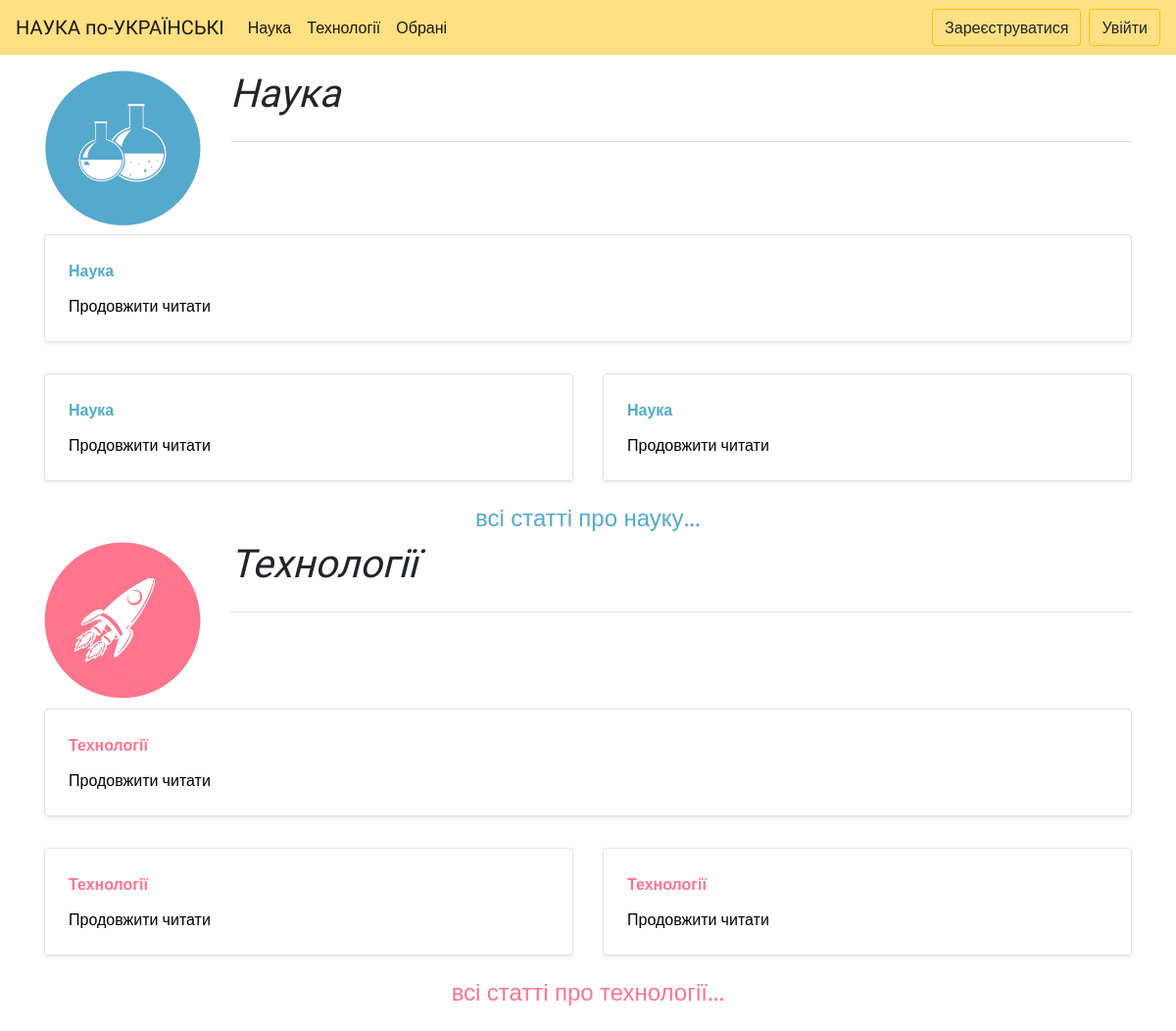
The app's page /, older data.
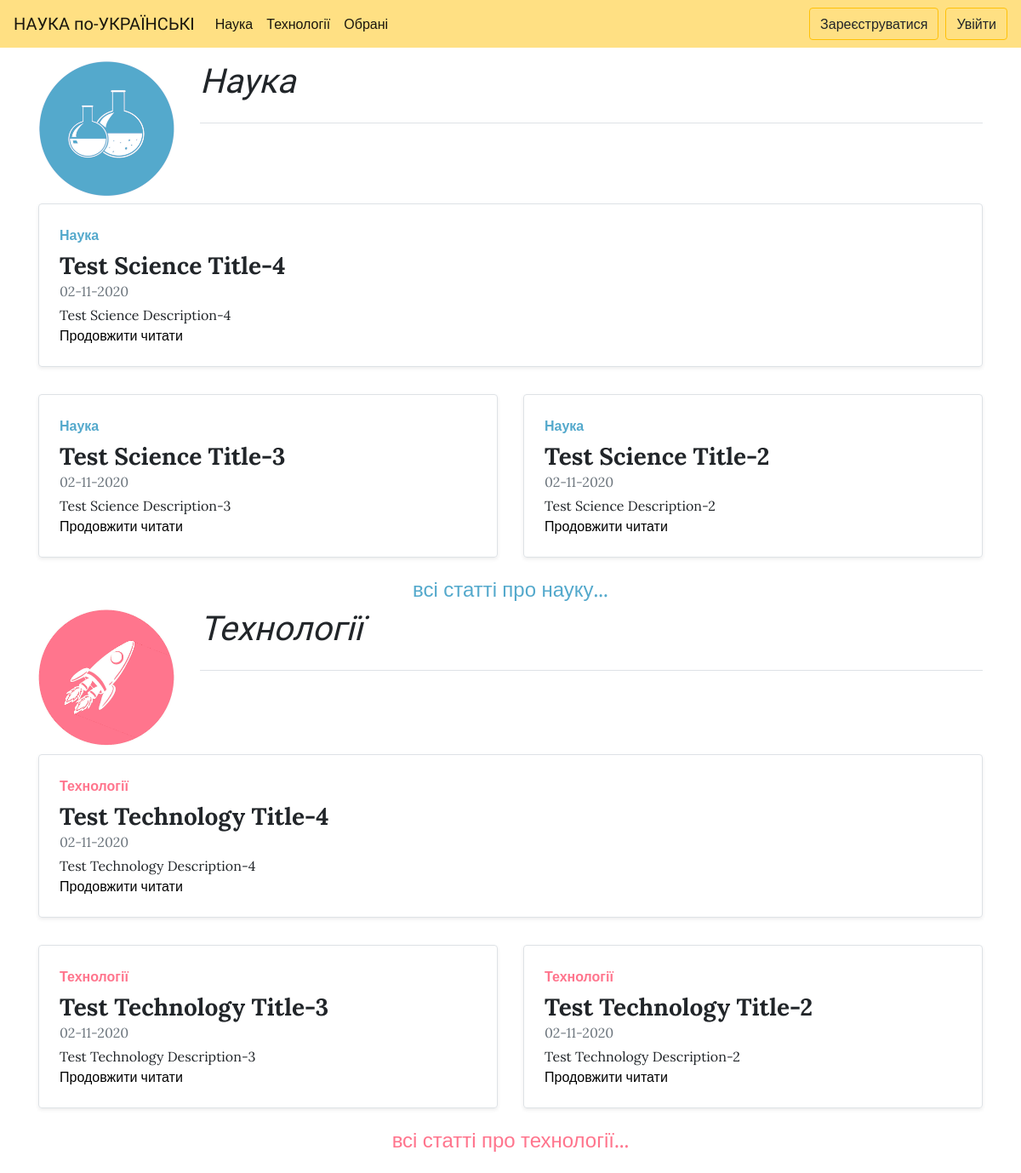
The same page, newer data.
### base/models.py (models this page shows, shortened)
class Article(models.Model):
    title = models.CharField(max_length=200)
    html_title = models.CharField(max_length=200)
    keyword = models.CharField(max_length=200)
    description = models.CharField(max_length=350)
    html_description = models.CharField(max_length=150)
    body = RichTextField(blank=True, null=True)
    creation_date = models.DateTimeField(auto_now_add=True, editable=False)
    modified = models.DateTimeField(auto_now=True)
    slug = models.SlugField(verbose_name='URL', max_length=50, unique=True)
    author = models.ForeignKey(User, on_delete=models.SET_NULL, null=True, related_name='author')
    tag = models.ManyToManyField(Tags)
    favorite = models.ManyToManyField(User)
    section = models.ForeignKey(Section, on_delete=models.SET_NULL, null=True)

### base/views.py (the view)
# urls.py: path('', views.start, name='start'),
def start(request):
    tech_article = Article.objects.filter(section__name__contains='Technology').order_by('-creation_date')[:3]
    sci_article = Article.objects.filter(section__name__contains='Science').order_by('-creation_date')[:3]
    return render(request, 'base/start_page.html', {'tech_article': tech_article, 'sci_article': sci_article})

### templates/base/start_page.html (shortened to what this page needs)
{% extends 'base/index.html' %}
{% block other %}
{% load static %}
  <div class="container">
    <div class="row mb-2 mt-3">
      <div class="col-4 col-md-2">
        <img style="height:100%;  width:100%" src="{% static '/images/science2.png' %}" alt="Зображення символізуюче науку">
      </div>
      <div class="col-8 col-md-10">
        <h1 class="pb-4 mb-4 font-italic border-bottom open_sa_f">
            Наука
        </h1>
      </div>
    </div>
    <div class="row mb-2">
      <div class="col-md-12">
      <div class="row no-gutters border rounded overflow-hidden flex-md-row mb-4 shadow-sm h-md-250 position-relative">
        <div class="col p-4 d-flex flex-column position-static">
          <strong class="d-inline-block mb-2 text-primary">Наука</strong>
          <p class="mb-0 h3"><b>{{sci_article.0.title}}</b></p>
          <div class="mb-1 text-muted">{{sci_article.0.creation_date|date:"d-m-Y"}}</div>
          <p class="card-text mb-auto">{{ sci_article.0.description}}</p>
          <a href="{% url 'art_detail' sci_article.0.slug %}" class="stretched-link">Продовжити читати</a>
        </div>
      </div>
    </div>
    </div>
    <div class="row">
    <div class="col-md-6">
      <div class="row no-gutters border rounded overflow-hidden flex-md-row mb-4 shadow-sm h-md-250 position-relative">
        <div class="col p-4 d-flex flex-column position-static">
          <strong class="d-inline-block mb-2 text-primary">Наука</strong>
          <p class="mb-0 h3"><b>{{sci_article.1.title}}</b></p>
          <div class="mb-1 text-muted">{{sci_article.1.creation_date|date:"d-m-Y"}}</div>
          <p class="card-text mb-auto">{{ sci_article.1.description}}</p>
          <a href="{% url 'art_detail' sci_article.1.slug %}" class="stretched-link">Продовжити читати</a>
        </div>
      </div>
    </div>
    <div class="col-md-6">
      <div class="row no-gutters border rounded overflow-hidden flex-md-row mb-4 shadow-sm h-md-250 position-relative">
        <div class="col p-4 d-flex flex-column position-static">
          <strong class="d-inline-block mb-2 text-primary">Наука</strong>
          <p class="mb-0 h3"><b>{{sci_article.2.title}}</b></p>
          <div class="mb-1 text-muted">{{sci_article.2.creation_date|date:"d-m-Y"}}</div>
          <p class="card-text mb-auto">{{ sci_article.2.description}}</p>
          <a href="{% url 'art_detail' sci_article.2.slug %}" class="stretched-link">Продовжити читати</a>
        </div>
      </div>
    </div>
  </div>
  <h4 style="text-align: center;"><a href="{% url 'science' %}" class="text-primary">всі статті про науку...</a></h4>
  </div>
    <div class="container mb-4">
    <div class="row mb-2">
      <div class="col-4 col-md-2">
        <img style="height:100%;  width:100%" src="{% static '/images/technology2.png' %}" alt="Зображення символізуюче технології">
      </div>
      <div class="col-8 col-md-10">
        <h1 class="pb-4 mb-4 font-italic border-bottom open_sa_f">
            Технології
        </h1>
      </div>
    </div>
    <div class="row mb-2">
      <div class="col-md-12">
      <div class="row no-gutters border rounded overflow-hidden flex-md-row mb-4 shadow-sm h-md-250 position-relative">
        <div class="col p-4 d-flex flex-column position-static">
          <strong class="d-inline-block mb-2 text-success">Технології</strong>
          <p class="mb-0 h3"><b>{{tech_article.0.title}}</b></p>
          <div class="mb-1 text-muted">{{tech_article.0.creation_date|date:"d-m-Y"}}</div>
          <p class="card-text mb-auto">{{ tech_article.0.description}}</p>
          <a href="{% url 'art_detail' tech_article.0.slug %}" class="stretched-link">Продовжити читати</a>
        </div>
      </div>
    </div>
    </div>
    <div class="row">
    <div class="col-md-6">
      <div class="row no-gutters border rounded overflow-hidden flex-md-row mb-4 shadow-sm h-md-250 position-relative">
        <div class="col p-4 d-flex flex-column position-static">
          <strong class="d-inline-block mb-2 text-success">Технології</strong>
          <p class="mb-0 h3"><b>{{tech_article.1.title}}</b></p>
          <div class="mb-1 text-muted">{{tech_article.1.creation_date|date:"d-m-Y"}}</div>
          <p class="card-text mb-auto">{{ tech_article.1.description}}</p>
          <a href="{% url 'art_detail' tech_article.1.slug %}" class="stretched-link">Продовжити читати</a>
        </div>
      </div>
    </div>
    <div class="col-md-6">
      <div class="row no-gutters border rounded overflow-hidden flex-md-row mb-4 shadow-sm h-md-250 position-relative">
        <div class="col p-4 d-flex flex-column position-static">
          <strong class="d-inline-block mb-2 text-success">Технології</strong>
          <p class="mb-0 h3"><b>{{tech_article.2.title}}</b></p>
          <div class="mb-1 text-muted">{{tech_article.2.creation_date|date:"d-m-Y"}}</div>
          <p class="card-text mb-auto">{{ tech_article.2.description}}</p>
          <a href="{% url 'art_detail' tech_article.2.slug %}" class="stretched-link">Продовжити читати</a>
        </div>
      </div>
    </div>
  </div>
  <h4 style="text-align: center;"><a href="{% url 'technology' %}" class="text-success">всі статті про технології...</a></h4>
  </div>
{% endblock %}

### templates/base/index.html (shortened to what this page needs)
<!doctype html>
<html lang="en">
<head>
    <link rel="stylesheet" href="https://stackpath.bootstrapcdn.com/bootstrap/4.5.2/css/bootstrap.min.css">
    {% load static %}
    <link rel="stylesheet" type="text/css" href="{% static '/css/main.css' %}">
</head>
<body>
    <nav class="navbar navbar-expand-md navbar-light " style="background-color: #ffe083;">
      <a href="{% url 'start' %}" class="navbar-brand open_sa_f">
        НАУКА по-УКРАЇНСЬКІ
      </a>
      <div class="collapse navbar-collapse" id="navbarCollapse">
        <ul class="navbar-nav mr-auto">
          <li class="nav-item active">
            <a class="nav-link" href="{% url 'science' %}">Наука</a>
          </li>
          <li class="nav-item active">
            <a class="nav-link" href="{% url 'technology' %}">Технології</a>
          </li>
          <li class="nav-item active">
            <a class="nav-link" href="{% url 'favorites' %}">Обрані</a> </li>
        </ul>
        <form class="form-inline mt-2 mt-md-0">
          {% if user.is_authenticated %}
          <span style="color: black; margin-right: 15px;" class="navbar-text">
            {{ user.username }}
          </span>
          <a class="btn btn-warning" href="{% url 'logout' %}" role="button">Вийти</a>
          {% else %}
          <a class="btn btn-warning" href="{% url 'register' %}" role="button">Зареєструватися</a>
          <a class="btn btn-warning ml-2" href="{% url 'login' %}" role="button">Увійти</a>
          {% endif %}
        </form>
      </div>
    </nav>
{% block other %}{% endblock %}
</body>
</html>

### static/css/main.css (style rules this page uses)
p { word-wrap:break-word; }
a { color: black; }
body { font-family: 'Lora', sans-serif !important; }
.open_sa_f { font-family: 'Montserrat Alternates', sans-serif !important; }
.btn-warning { background-color: #ffe083; }
.text-primary { color: #54A9CC!important; }
.text-success { color: #FF758D!important; }

Row changes from the older to the newer data that the page shows:
added Article: title "Test Science Title-4", creation_date "02-11-2020", description "Test Science Description-4"
added Article: title "Test Science Title-3", creation_date "02-11-2020", description "Test Science Description-3"
added Article: title "Test Science Title-2", creation_date "02-11-2020", description "Test Science Description-2"
added Article: title "Test Technology Title-4", creation_date "02-11-2020", description "Test Technology Description-4"
added Article: title "Test Technology Title-3", creation_date "02-11-2020", description "Test Technology Description-3"
added Article: title "Test Technology Title-2", creation_date "02-11-2020", description "Test Technology Description-2"
